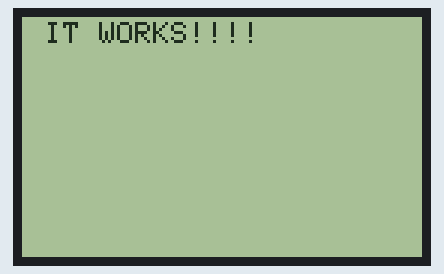
A program run on a simulated ESP32-S3. Shown: 400×240 one-colour display. Random numbers use the default seed unless the program sets one; what the program prints to the serial monitor is not drawn.

Above: at 0.8 s.
At 1.2 s:
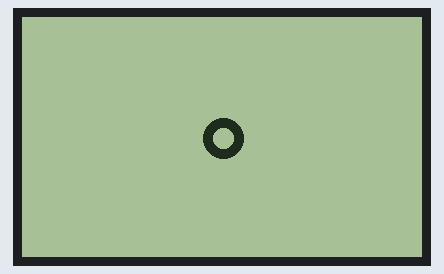
At 6.35 s:
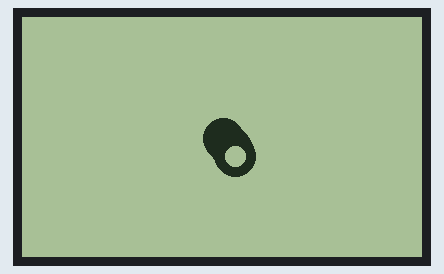
At 11.7 s:
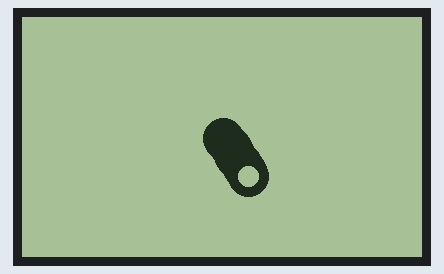
At 25.55 s:
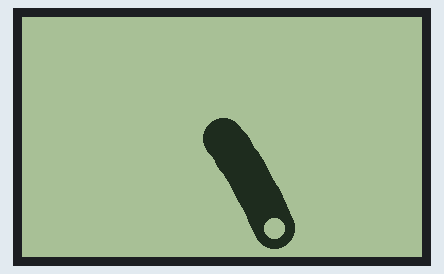
At 39.65 s:
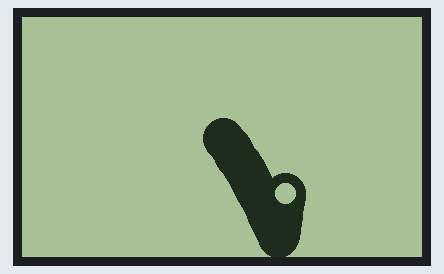

The program:

main.cpp
```cpp
#include "pins.h"
#include <Adafruit_GFX.h>
// #include <Adafruit_NeoPixel.h>
#include <Adafruit_SharpMem.h>
#include <Arduino.h>

// screen dimensions
const int height = 240;
const int width = 400;

// position of my character
float x = width / 2;
float y = height / 2;

// our velocity
float vx = 1;
float vy = 1;

// Timing
unsigned long lastFrame = 0;

// SHARP display named display
Adafruit_SharpMem display =
    Adafruit_SharpMem(&SPI, PIN_LCD_CS, width, height, 8000000);

// setup the display
void setupDisplay() {
  SPI.begin(PIN_LCD_CLK, -1, PIN_LCD_DI, PIN_LCD_CS);
  display.begin();
  display.setRotation(0);
  display.clearDisplay();
}

//--------------------------------------------------
void setup() {
  Serial.begin((57600));             // start a serial port at 57600 BAUD
  delay(100);                        // wait one second aka 1000ms
  Serial.println(" A Display Test"); // send a message over serial

  setupDisplay();

  display.setTextSize(3);
  display.setTextColor(BLACK);
  display.setCursor(5, 5);
  display.println(" IT WORKS!!!!");
  display.refresh(); // actually sends it to the display

  delay(100);
  display.clearDisplayBuffer();
}

//--------------------------------------------------
void loop() {

  unsigned long now = millis();      // get the current time
  if (now > lastFrame + 1000 / 60) { // do this every 60fps
    lastFrame = now;
    x = x + vx;
    y = y + vy;

    float maxSpeed = 2;
    vx = vx + (float)random(-10, 10) / 100;
    vy = vy + (float)random(-10, 10) / 100;

    if (vx > maxSpeed) {
      vx = maxSpeed;
    }
    if (vx < -maxSpeed) {
      vx = -maxSpeed;
    }
    if (vy > maxSpeed) {
      vy = maxSpeed;
    }
    if (vy < -maxSpeed) {
      vy = -maxSpeed;
    }

    int radius = 20;
    if (x + radius > width) { // ball over right edge
      vx = -vx;
      x = width - radius;
    }
    if (x < 0 + radius) { // ball over left edge
      vx = -vx;
      x = 0 + radius;
    }
    if (y > height - radius) { // ball over bottom of screen
      vy = -vy;
      y = height - radius;
    }
    if (y < radius) { // ball over top of screen
      vy = -vy;
      y = radius;
    }

    // display.clearDisplayBuffer();
    display.fillCircle(x, y, radius, BLACK);
    display.fillCircle(x, y, radius / 2, WHITE);

    display.refresh(); // actually sends it to the display
  }
}
```

pins.h
```cpp
#ifndef _PINS_PINS_H_
#define _PINS_PINS_H_

// I2C pins
#define PIN_SDA 1
#define PIN_SCL 2


// Colors
#define BLACK 0
#define WHITE 1
#define GRAY 2

// RGB LED on board
#define PIN_RGB_LED 38

// LCD display pins
#define PIN_LCD_CLK A0
#define PIN_LCD_DI A1
#define PIN_LCD_CS A2

// input pin
#define PIN_BTN 21

#endif
```

Measured:
- what the display in image 0 shows lasts 0.4 s, from 0.7 s to 1.1 s
- what the display in image 1 shows lasts 0.6 s, from 1.1 s to 1.7 s
